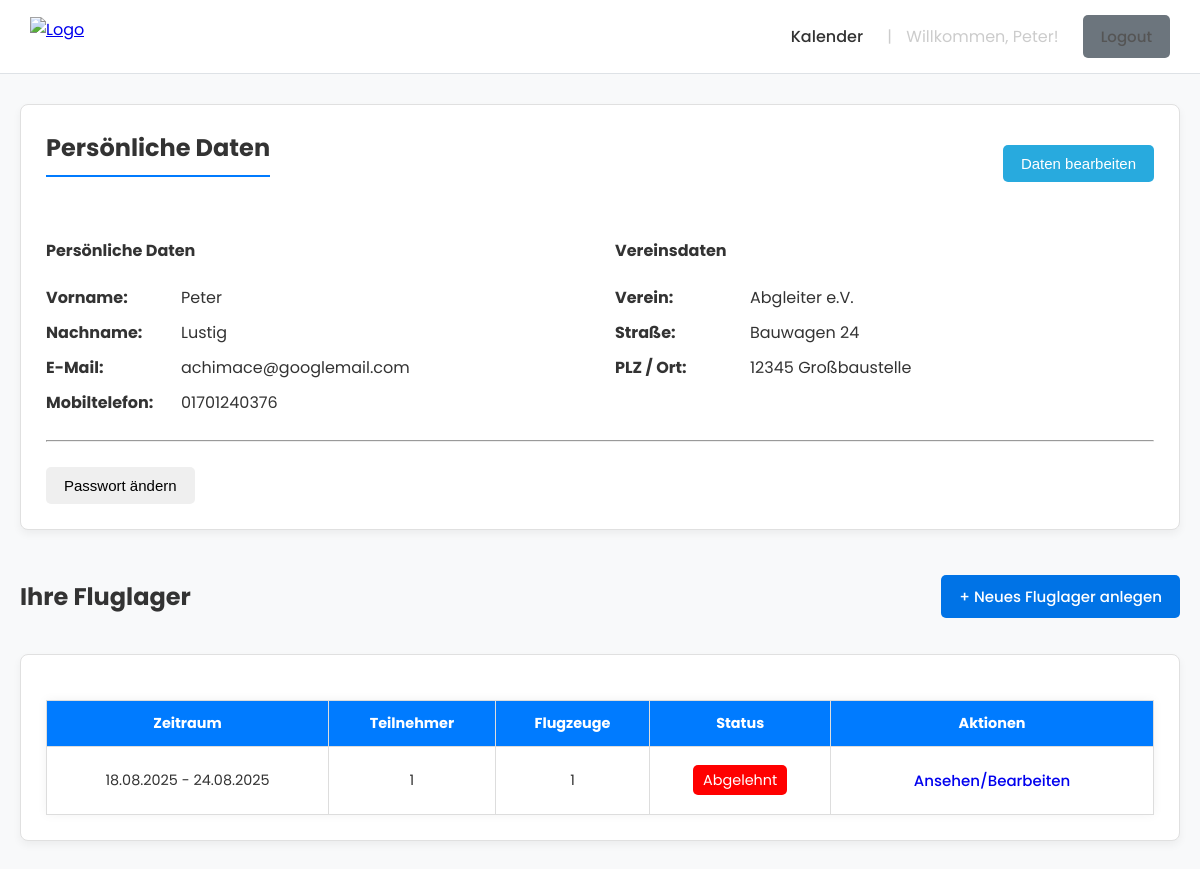
Screenshot of /dashboard.php (signed in) with the database file from the repository.
### tables this page shows
CREATE TABLE `users` (
  `id` int(11) NOT NULL AUTO_INCREMENT,
  `vorname` varchar(100) NOT NULL,
  `nachname` varchar(100) NOT NULL,
  `email` varchar(255) NOT NULL,
  `mobiltelefon` varchar(50) DEFAULT NULL,
  `vereinsname` varchar(255) DEFAULT NULL,
  `strasse` varchar(255) DEFAULT NULL,
  `plz` varchar(20) DEFAULT NULL,
  `ort` varchar(100) DEFAULT NULL,
  `bundesland` varchar(100) DEFAULT NULL,
  `passwort_hash` varchar(255) NOT NULL,
  `email_bestaetigt` tinyint(1) DEFAULT 0,
  `bestaetigungs_token` varchar(255) DEFAULT NULL,
  `token_ablauf` datetime DEFAULT NULL,
  `passwort_reset_token` varchar(255) DEFAULT NULL,
  `reset_token_ablauf` datetime DEFAULT NULL,
  `erstellt_am` timestamp NULL DEFAULT current_timestamp(),
  PRIMARY KEY (`id`),
  UNIQUE KEY `email` (`email`)
);

CREATE TABLE `fluglager` (
  `id` int(11) NOT NULL AUTO_INCREMENT,
  `user_id` int(11) NOT NULL,
  `startdatum` date NOT NULL,
  `enddatum` date NOT NULL,
  `exklusiv` tinyint(1) DEFAULT 0,
  `status` enum('in_planung','eingereicht','bestaetigt','abgelehnt','abrechnung_gesendet','fertig_abgerechnet') DEFAULT 'in_planung',
  `kommentar_admin` text DEFAULT NULL,
  `erstellt_am` timestamp NULL DEFAULT current_timestamp(),
  `geaendert_am` timestamp NULL DEFAULT current_timestamp() ON UPDATE current_timestamp(),
  `ansprechpartner_vorname` varchar(255) DEFAULT NULL,
  `ansprechpartner_nachname` varchar(255) DEFAULT NULL,
  `ansprechpartner_email` varchar(255) DEFAULT NULL,
  `ansprechpartner_telefon` varchar(255) DEFAULT NULL,
  `hinweise_an_admin` text DEFAULT NULL,
  `anzahlung_bezahlt` tinyint(1) NOT NULL DEFAULT 0,
  `abrechnung_gesendet` tinyint(1) NOT NULL DEFAULT 0,
  `anzahlung_bezahlt_am` datetime DEFAULT NULL,
  PRIMARY KEY (`id`),
  KEY `user_id` (`user_id`),
  CONSTRAINT `fluglager_ibfk_1` FOREIGN KEY (`user_id`) REFERENCES `users` (`id`) ON DELETE CASCADE
);

### dashboard.php (the view, shortened to what this page needs)
<?php
$user_id = $_SESSION['user_id'];
$user_vorname = $_SESSION['user_vorname'] ?? 'User';
$db = new Database();
$conn = $db->getConnection();
$stmt = $conn->prepare("
    SELECT
        f.id,
        f.startdatum,
        f.enddatum,
        f.status,
        (SELECT COUNT(*) FROM teilnehmer WHERE fluglager_id = f.id) AS anzahl_teilnehmer,
        (SELECT COUNT(*) FROM flugzeuge WHERE fluglager_id = f.id) AS anzahl_flugzeuge
    FROM fluglager f
    WHERE f.user_id = ?
    ORDER BY f.startdatum DESC
");
$stmt->bind_param('i', $user_id);
$stmt->execute();
$fluglager_liste = $stmt->get_result()->fetch_all(MYSQLI_ASSOC);
$user_stmt = $conn->prepare("SELECT * FROM users WHERE id = ?");
$user_stmt->bind_param('i', $user_id);
$user_stmt->execute();
$user_data = $user_stmt->get_result()->fetch_assoc();
function getStatusBadge($status) {
    $farben = [
        'in_planung' => '#6F9ED4',
        'eingereicht' => '#F68A1E',
        'bestaetigt' => 'green',
        'abgelehnt' => 'red'
    ];
    $text = ucfirst(str_replace('_', ' ', $status));
    $badge_style = 'background-color: ' . ($farben[$status] ?? '#989898') . '; color: white; padding: 5px 10px; border-radius: 5px;';
    return '<span style="' . $badge_style . '">' . htmlspecialchars($text) . '</span>';
}
?>
<!DOCTYPE html>
<html lang="de">
<head>
    <link rel="stylesheet" href="styles.css">
    <link rel="stylesheet" href="https://cdnjs.cloudflare.com/ajax/libs/font-awesome/6.5.2/css/all.min.css">
</head>
<body class="app-body">
    <header class="app-header">
        <div class="logo">
            <a href="dashboard.php"><img src="pics/logo.png" alt="Logo"></a>
        </div>
        <nav class="app-header-nav">
            <a href="calendar.php">Kalender</a>
            <span>|</span>
            <span>Willkommen, <?php echo htmlspecialchars($user_vorname); ?>!</span>
            <a href="logout.php" class="btn" style="background-color: #6c757d;">Logout</a>
        </nav>
    </header>
    <div class="app-container">
        <div id="profile-section" class="section profile-section">
            <form action="handle_edit_profile.php" method="post">
                <div style="display: flex; justify-content: space-between; align-items: center; margin-bottom: 20px;">
                    <h3>Persönliche Daten</h3>
                    <button type="button" onclick="showProfileEditForm()" class="btn btn-edit display-view">Daten bearbeiten</button>
                </div>
                <div class="profile-grid">
                    <div>
                        <h4>Persönliche Daten</h4>
                        <div class="data-pair-grid">
                            <strong>Vorname:</strong><div><span class="display-view"><?php echo htmlspecialchars($user_data['vorname']); ?></span></div>
                            <strong>Nachname:</strong><div><span class="display-view"><?php echo htmlspecialchars($user_data['nachname']); ?></span></div>
                            <strong>E-Mail:</strong><div><span class="display-view"><?php echo htmlspecialchars($user_data['email']); ?></span></div>
                            <strong>Mobiltelefon:</strong><div><span class="display-view"><?php echo htmlspecialchars($user_data['mobiltelefon'] ?: '-'); ?></span></div>
                        </div>
                    </div>
                    <div>
                        <h4>Vereinsdaten</h4>
                        <div class="data-pair-grid">
                            <strong>Verein:</strong><div><span class="display-view"><?php echo htmlspecialchars($user_data['vereinsname'] ?: '-'); ?></span></div>
                            <strong>Straße:</strong><div><span class="display-view"><?php echo htmlspecialchars($user_data['strasse'] ?: '-'); ?></span></div>
                            <strong>PLZ / Ort:</strong><div><span class="display-view"><?php echo htmlspecialchars(($user_data['plz'] || $user_data['ort']) ? $user_data['plz'] . ' ' . $user_data['ort'] : '-'); ?></span></div>
                        </div>
                    </div>
                </div>
            </form>
            <hr class="display-view" style="margin: 25px 0;">
            <div class="display-view">
                <button type="button" onclick="togglePasswordForm()" class="btn">Passwort ändern</button>
            </div>
        </div>
        <main>
             <div style="display: flex; justify-content: space-between; align-items: center; margin-bottom: 20px; margin-top: 30px;">
                <h2>Ihre Fluglager</h2>
               <a href="create_fluglager.php" class="btn btn-primary">+ Neues Fluglager anlegen</a>
             </div>
            <div class="section">
                <?php if (empty($fluglager_liste)): ?>
                    <p>Sie haben noch keine Fluglager angelegt.</p>
                <?php else: ?>
                    <table class="styled-table">
                        <thead>
                            <tr>
                                <th>Zeitraum</th>
                                <th>Teilnehmer</th>
                                <th>Flugzeuge</th>
                                <th>Status</th>
                                <th>Aktionen</th>
                            </tr>
                        </thead>
                        <tbody>
                            <?php
                            $today = new DateTime("now", new DateTimeZone('Europe/Berlin'));
                            $today->setTime(0, 0, 0);
                            foreach ($fluglager_liste as $lager):
                                $start_date = new DateTime($lager['startdatum']);
                                $start_date->setTime(0, 0, 0);
                            ?>
                                <tr>
                                    <td><?php echo date('d.m.Y', strtotime($lager['startdatum'])) . ' - ' . date('d.m.Y', strtotime($lager['enddatum'])); ?></td>
                                    <td><?php echo $lager['anzahl_teilnehmer']; ?></td>
                                    <td><?php echo $lager['anzahl_flugzeuge']; ?></td>
                                    <td><?php echo getStatusBadge($lager['status']); ?></td>
                                    <td>
                                        <?php if ($today >= $start_date): ?>
                                            <a href="abrechnung.php?id=<?php echo $lager['id']; ?>" class="btn btn-success">Abrechnung erfassen</a>
                                        <?php else: ?>
                                            <a href="edit_fluglager.php?id=<?php echo $lager['id']; ?>" class="btn">Ansehen/Bearbeiten</a>
                                        <?php endif; ?>
                                    </td>
                                </tr>
                            <?php endforeach; ?>
                        </tbody>
                    </table>
                <?php endif; ?>
            </div>
        </main>
    </div>
</body>
</html>

### styles.css (style rules this page uses)
.app-body { font-family: 'Poppins', sans-serif; margin: 0; background-color: #f8f9fa; color: #333; }
.app-header { background-color: #fff; padding: 15px 30px; border-bottom: 1px solid #dee2e6; display: flex; justify-content: space-between; align-items: center; position: sticky; top: 0; z-index: 1000; }
.app-header .logo img { height: 40px; display: block; }
.app-header-nav a { margin-left: 15px; text-decoration: none; color: #555; font-weight: 500; }
.app-container { max-width: 1350px; margin: 30px auto; padding: 0 20px; }
.section { background-color: #fff; padding: 25px; border-radius: 8px; box-shadow: 0 4px 12px rgba(0, 0, 0, 0.05); margin-bottom: 30px; }
.section h3 { margin-top: 0; border-bottom: 1px solid #eee; padding-bottom: 10px; margin-bottom: 20px; }
.styled-table th, .styled-table td { padding-left: 8px; padding-right: 8px; padding-top: 12px; padding-bottom: 12px; }
.btn { padding: 10px 18px; font-size: 15px; font-weight: 500; border: none; border-radius: 5px; cursor: pointer; text-decoration: none; display: inline-block; text-align: center; transition: background-color 0.2s ease-in-out, transform 0.1s ease, box-shadow 0.2s ease; }
.btn-primary { background-color: #0073e6; color: white; }
.btn-edit { background-color: #28AADE; color: white; }
.styled-table { width: 100%; border-collapse: collapse; margin-top: 20px; font-size: 0.9em; box-shadow: 0 0 10px rgba(0, 0, 0, 0.05); }
.styled-table th, .styled-table td { border: 1px solid #ddd; padding: 12px 15px; text-align: center; vertical-align: middle; }
.styled-table thead th { background-color: #007bff; color: #ffffff; font-weight: bold; }
.section { background-color: #ffffff; border: 1px solid #e0e0e0; border-radius: 8px; padding: 25px; margin-bottom: 30px; box-shadow: 0 4px 8px rgba(0, 0, 0, 0.05); }
.section h3 { font-size: 1.5em; color: #333; border-bottom: 2px solid #007bff; padding-bottom: 10px; margin-top: 0; margin-bottom: 20px; }
.app-header-nav a:not(.btn) { color: #333; text-decoration: none; padding: 8px 15px; border-radius: 6px; font-weight: 500; transition: background-color 0.2s ease-in-out, color 0.2s ease-in-out; }
.app-header-nav span { color: #ccc; margin: 0 5px; }

### dashboard.php (style rules this page uses)
.profile-grid { display: grid; grid-template-columns: repeat(auto-fit, minmax(300px, 1fr)); gap: 30px; }
.data-pair-grid { display: grid; grid-template-columns: 120px 1fr; gap: 10px 15px; align-items: center; }
.data-pair-grid strong { font-weight: bold; }

### rows the page displays
users: vorname "Peter", nachname "Lustig", email "achimace@googlemail.com", mobiltelefon "01701240376", vereinsname "Abgleiter e.V.", strasse "Bauwagen 24", plz+ort "12345 Großbaustelle"
fluglager: startdatum "18.08.2025", enddatum "24.08.2025", anzahl_teilnehmer "1", anzahl_flugzeuge "1", status "Abgelehnt"

### other values shown
$user_vorname "Peter"
